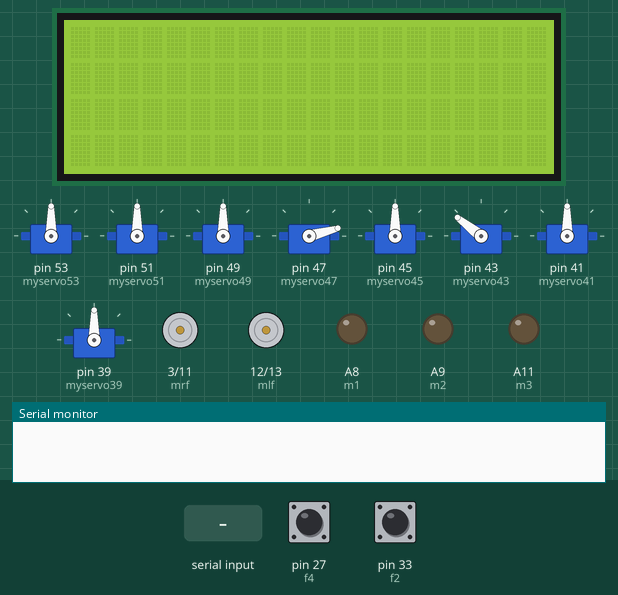
Recording of a sketch running on a simulated Arduino Mega 2560, built with avr-gcc and run on an emulated ATmega2560. Parts: 8 × servo, 20×4 character LCD, motor-driver pin pairs drawn as motors (green arrow = first pin HIGH = forward, orange = second pin HIGH = backward, longer = more drive), output pins drawn as LEDs (lit = HIGH), the last lines printed to the serial monitor. The test bench sets the inputs (shaded band); at power-on: pin 27 (f4) HIGH, pin 33 (f2) HIGH.

Above: at 1.3 s.
1.4 s: "0\n" received over the second serial link
At 2.4 s:
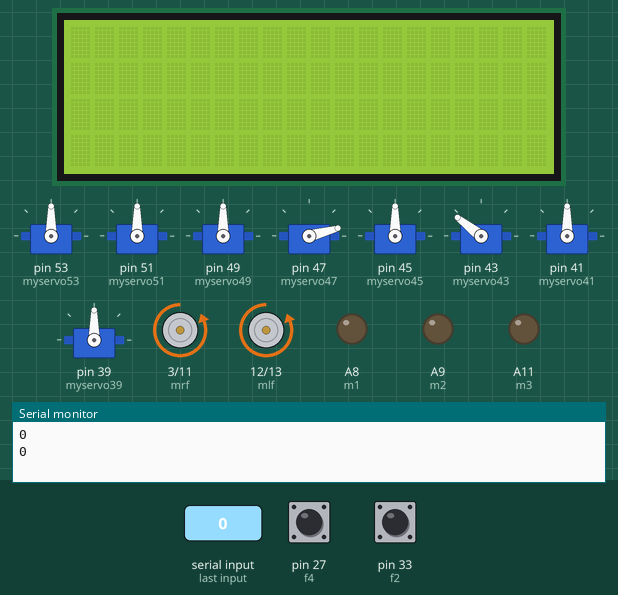
2.9 s: "1\n" received over the second serial link
At 3.6 s:
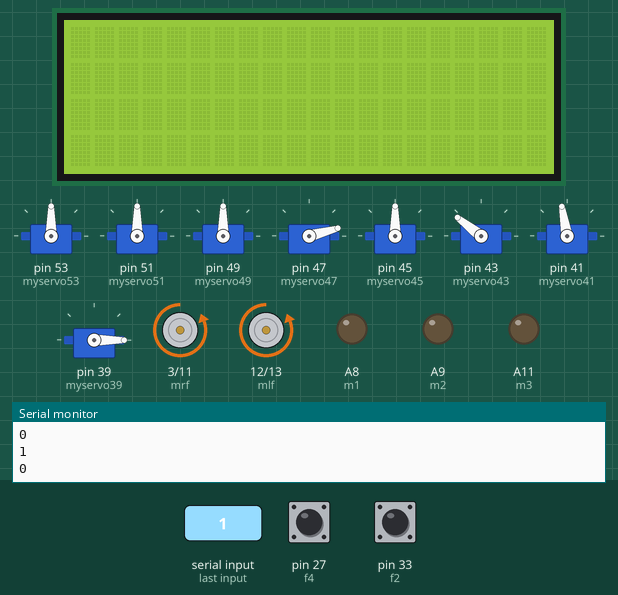
4.4 s: "30,150\n" received over the second serial link
At 4.9 s:
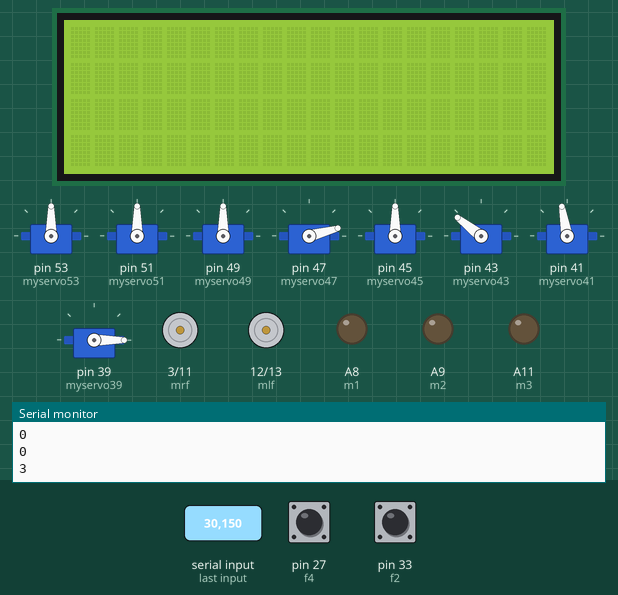
5.9 s: "2\n" received over the second serial link
At 7.1 s:
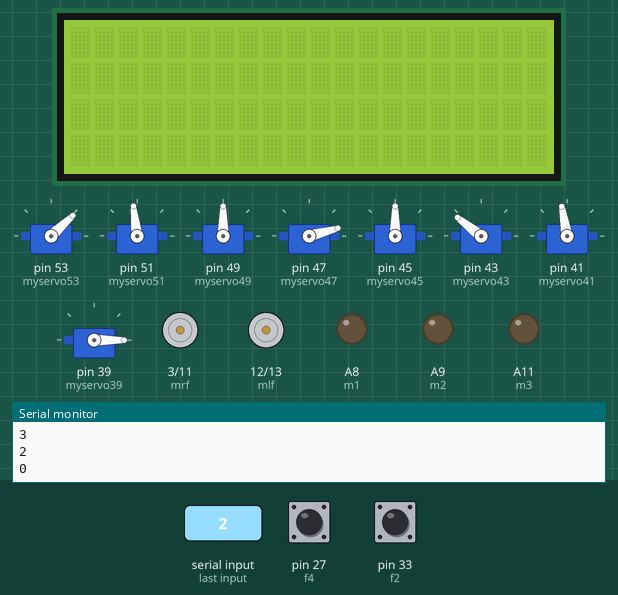
7.4 s: "4\n" received over the second serial link
At 8.2 s:
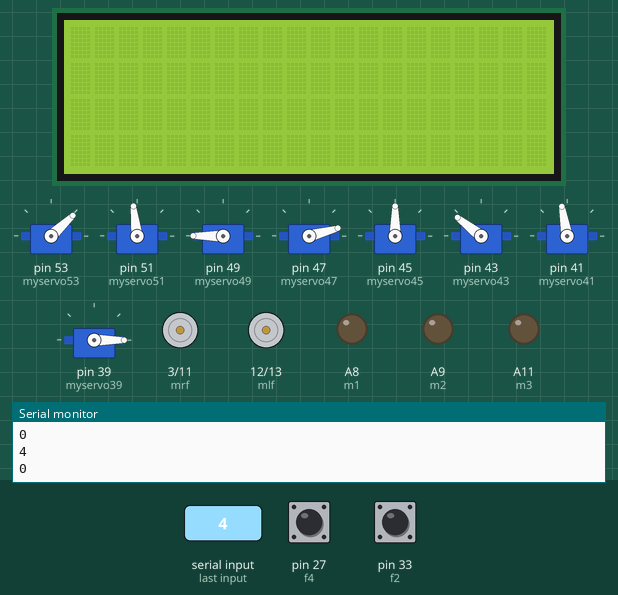
8.9 s: "1\n" received over the second serial link
At 9.4 s:
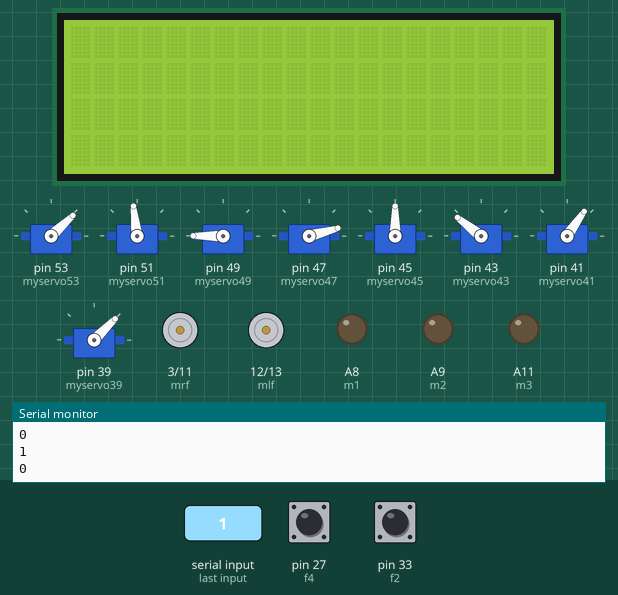
Timing chart, 0 to 11.4 s (numbered marks = the images above; inputs shaded):
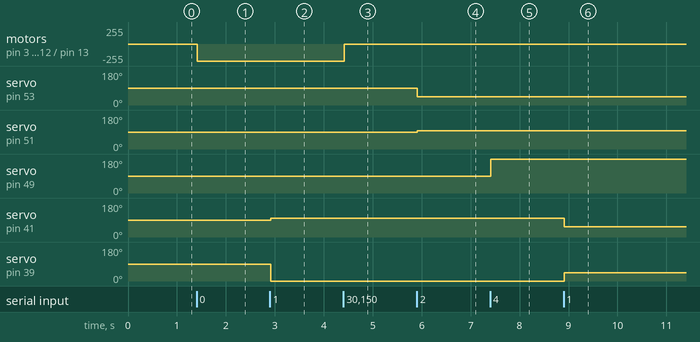

Measured:
- after the input at 1.4 s, motor on pin 3 (mrf) / pin 11 (mrb), motor on pin 12 (mlf) / pin 13 (mlb): stopped → backward 255/255 at once
- after the input at 2.9 s, servo on pin 41 (myservo41): 90° → 100° at once; servo on pin 39 (myservo39): 90° → 0° at once
- after the input at 4.4 s, motor on pin 3 (mrf) / pin 11 (mrb), motor on pin 12 (mlf) / pin 13 (mlb): backward 255/255 → stopped at once
- after the input at 5.9 s, servo on pin 53 (myservo53): 90° → 43° at once; servo on pin 51 (myservo51): 90° → 97° at once
- after the input at 7.4 s, servo on pin 49 (myservo49): 90° → 180° at once
- after the input at 8.9 s, servo on pin 41 (myservo41): 100° → 55° at once; servo on pin 39 (myservo39): 0° → 45° at once

The sketch:

arduino_mega_code.ino
```cpp
#include <Servo.h>
#include <Wire.h>
#include <LiquidCrystal_I2C.h>
LiquidCrystal_I2C lcd(0x27, 20, 4);
String readString;
int mrf = 3;
int mrb = 11;
int mlf = 12;
int mlb = 13;
int f1 = 23;
int f2 = 33;
int f3 = 31;
int f4 = 27;
int m1 = A8;
int m2 = A9;
int m4 = A10;
int m3 = A11;
int f1_s = 0;
int f2_s = 0;
int f3_s = 0;
int f4_s = 0;
int prev = 0;
int prev_2 = 0;
//int r1 = ;
//int r2 =;
int s = 50;
bool flag_test = false;
bool flag_4 = false;
bool flag_6 = false;
bool flag_2 = false;
bool flag_0 = false;
bool flag1 = false;
bool flag2 = false;
bool flag3 = false;
bool flag4 = false;
bool flag5 = false;
bool flag6 = false;
bool flag7 = false;
bool flag8 = false;
Servo myservo51;  // create servo object to control a servo
Servo myservo53;// create servo object to control a servo
Servo myservo49;  // create servo object to control a servo
Servo myservo47;  // create servo object to control a servo
Servo myservo45;  // create servo object to control a servo
Servo myservo43;  // create servo object to control a servo
Servo myservo41;  // create servo object to control a servo
Servo myservo39;
//void saker_r() {
//  digitalWrite(r1, LOW);
//  digitalWrite(r2, LOW);
//  }
//  void hil_r() {
//  digitalWrite(r1, HIGH);
//  digitalWrite(r2, HIGH);
//  }
void emergency_stop() {
  digitalWrite(mrf, LOW);
  digitalWrite(mrb, LOW);
  digitalWrite(mlf, LOW);
  digitalWrite(mlb, LOW);
  myservo53.detach();  // attaches the servo on pin 9 to the servo object
  myservo51.detach();  // attaches the servo on pin 9 to the servo object
  myservo49.detach();  // attaches the servo on pin 9 to the servo object
  myservo47.detach();  // attaches the servo on pin 9 to the servo object
  myservo45.detach();  // attaches the servo on pin 9 to the servo object
  myservo43.detach();  // attaches the servo on pin 9 to the servo object
  myservo41.detach();  // attaches the servo on pin 9 to the servo object
  myservo39.detach();   // attaches the servo on pin 9 to the servo object

}
void up_right(int vit) {
  analogWrite(mrf, vit + 50);
  analogWrite(mrb, 0);
  analogWrite(mlf, 0);
  analogWrite(mlb, vit - 50);
}
void up_left(int vit) {
  analogWrite(mrf, vit - 50);
  analogWrite(mrb, 0);
  analogWrite(mlf, 0);
  analogWrite(mlb, vit + 50);
}

void back_right(int vit) {
  analogWrite(mrf, 0);
  analogWrite(mrb, vit - 50);
  analogWrite(mlf, vit + 50);
  analogWrite(mlb, 0);
}
void back_left(int vit) {
  analogWrite(mrf, 0);
  analogWrite(mrb, vit + 50);
  analogWrite(mlf, vit - 50);
  analogWrite(mlb, 0);
}
void down_1() {
  f2_s = digitalRead(f2);
  if (f2_s == 0) {
    f2_s = digitalRead(f2);
    digitalWrite(m1, HIGH);
    digitalWrite(m2, LOW);

  }
  else {
    f2_s = digitalRead(f2);
    digitalWrite(m1, LOW);
    digitalWrite(m2, LOW);
  }

}
void up_1() {
  f1_s = digitalRead(f1);
  if (f1_s == 0) {
    f1_s = digitalRead(f1);
    digitalWrite(m1, LOW);
    digitalWrite(m2, HIGH);

  } else {
    f1_s = digitalRead(f1);
    digitalWrite(m1, LOW);
    digitalWrite(m2, LOW);

  }

}
void down_2() {

  f4_s = digitalRead(f4);
  if (f4_s == 1) {
    f4_s = digitalRead(f4);
    digitalWrite(m3, LOW);
    digitalWrite(m4, HIGH);

  }
  else {
    f4_s = digitalRead(f4);
    digitalWrite(m3, LOW);
    digitalWrite(m4, LOW);

  }


}
void up_2() {
  f3_s = digitalRead(f3);
  if (f3_s == 1) {
    f3_s = digitalRead(f3);
    digitalWrite(m3, HIGH);
    digitalWrite(m4, LOW);

  }
  else {
    f3_s = digitalRead(f3);
    digitalWrite(m3, LOW);
    digitalWrite(m4, LOW);

  }
}
void hell_nos() {
  myservo47.write(15);
  myservo43.write(142);

}
void saker_nos() {
  myservo47.write(37);
  myservo43.write(122);

}
void open_ps() {
  myservo41.write(55);
  myservo39.write(45);

}
void close_ps() {
  myservo41.write(100);
  myservo39.write(0);

}
void hell_system2() {
  myservo49.write(180);

}
void saker_system2() {
  myservo49.write(70);

}
void saker_kabechalouta() {
  myservo53.write(43);
  myservo51.write(97);

}
void hell_kabechalouta() {
  myservo53.write(150);
  myservo51.write(0);

}
void Stop() {
  digitalWrite(mrf, 0);
  digitalWrite(mrb, 0);
  digitalWrite(mlf, 0);
  digitalWrite(mlb, 0);
}
void backward() {
  digitalWrite(mrf, HIGH);
  digitalWrite(mrb, 0);
  digitalWrite(mlf, HIGH);
  digitalWrite(mlb, 0);
}
void forward() {
  digitalWrite(mrf, 0);
  digitalWrite(mrb, HIGH);
  digitalWrite(mlf, 0);
  digitalWrite(mlb, HIGH);
}
void left() {
  digitalWrite(mrf, 0);
  digitalWrite(mrb, HIGH);
  digitalWrite(mlf, HIGH);
  digitalWrite(mlb, 0);
}
void right() {
  digitalWrite(mrf, HIGH);
  digitalWrite(mrb, 0);
  digitalWrite(mlf, 0);
  digitalWrite(mlb, HIGH);
}
void setup() {
  // put your setup code here, to run once:
  Serial1.begin(9600);
  Serial.begin(9600);
  Serial1.setTimeout(10);
  hell_nos();
  pinMode(mrf, OUTPUT);
  pinMode(mrb, OUTPUT);
  pinMode(mlf, OUTPUT);
  pinMode(mlb, OUTPUT);
  pinMode(m1, OUTPUT);
  pinMode(m2, OUTPUT);
  pinMode(m3, OUTPUT);
  pinMode(m3, OUTPUT);
  pinMode(f1, INPUT_PULLUP);
  pinMode(f2, INPUT_PULLUP);
  pinMode(f3, INPUT_PULLUP);
  pinMode(f4, INPUT_PULLUP);
  myservo53.attach(53);  // attaches the servo on pin 9 to the servo object
  myservo51.attach(51);  // attaches the servo on pin 9 to the servo object
  myservo49.attach(49);  // attaches the servo on pin 9 to the servo object
  myservo47.attach(47);  // attaches the servo on pin 9 to the servo object
  myservo45.attach(45);  // attaches the servo on pin 9 to the servo object
  myservo43.attach(43);  // attaches the servo on pin 9 to the servo object
  myservo41.attach(41);  // attaches the servo on pin 9 to the servo object
  myservo39.attach(39);   // attaches the servo on pin 9 to the servo object
  lcd.init();                      // initialize the lcd
  lcd.init();
  // Print a message to the LCD.
  lcd.backlight();
  lcd.setCursor(15, 3);
}
void loop() {
  if (Serial1.available() > 0) {
    String str = Serial1.readString();
    str.trim();
    //Serial.println(str);
    long int value = (str.toInt());
    //int x = value / 100000;
    //int y = (value % 100000) / 100;
    int butoons = value % 10;
    int new_butt = (value % 100) / 10;


    switch (butoons ) {
      case 1: if (1  == prev) {} else {
          flag1 = !flag1;
          if (flag1) {
            close_ps();
          } else {
            open_ps();
          }
        }
        break;
      case 2: if (2  == prev) {} else {
          flag2 = !flag2;
          if (flag2) {
            saker_kabechalouta();
          } else {
            hell_kabechalouta();
          }
        }
        break;
      case 3: if (3  == prev) {} else {
          flag3 = !flag3;
          if (flag3) {
            hell_nos();
          } else {
            saker_nos();
          }
        }
        break;
      case 4: if (4  == prev) {} else {
          flag4 = !flag4;
          if (flag4) {
            hell_system2();
          } else {
            saker_system2();
          }
        }
        break;
      case 5: if (5  == prev) {} else {
          flag5 = !flag5;

        }
        break;
      case 6: if (6  == prev) {} else {
          flag6 = !flag6;

        }
        break;
      case 7: if (7  == prev) {} else {
          flag7 = !flag7;
        }
        break;
        //case 8:   close_ps(); break;
        //case 9:               break;
    }
    Serial.println(butoons);

    if (flag5) {
      up_1();
    } else {
      down_1();
    }
    if (flag6) {
      up_2();
    } else {
      down_2();
    }
    if (flag7 == false) {
      Serial.print(new_butt);
      if (new_butt == 1 || new_butt == 3 || new_butt == 5 || new_butt == 7 ) {

        flag_test = true;
      }
      if (new_butt == 8) {
        flag_test = false;
      }
      if (flag_test ==  true) {
        new_butt = 8;
      }
      switch (new_butt) {

        case 0: forward(); break;
        case 2: right(); break;
        case 4: backward(); break;
        case 6: left(); break;
        case 8: Stop(); break;

        default: break;
      }
      Serial.println(" ");
    } else {
      switch (new_butt) {
        case 4: if (prev_2 != 4) {
            flag_4 = flag_4;
            if (flag_4 == flag_0) {
              Serial.print("nakes 10");
              lcd.clear(); s = s - 10; delay(150); lcd.setCursor(10, 2);  lcd.print(s);
            }
          }
          break;
        case 0: if (prev_2 != 0) {
            flag_0 = flag_0;
            if (flag_0 == flag_0) {
              Serial.print("zid 10");

              lcd.clear(); s = s + 10; delay(150); lcd.setCursor(10, 2);  lcd.print(s);
            }
          }
          break;

        case 2: if (prev_2 != 2) {
            flag_2 = flag_2;
            if (flag_2 == flag_2) {
              Serial.print("zid 1");

              lcd.clear(); s = s + 1; delay(150); lcd.setCursor(10, 2);  lcd.print(s);
            }
          }
          break;
        case 6: if (prev_2 != 6) {
            flag_6 = flag_6;
            if (flag_6 == flag_6) {
              Serial.print("nakes 1");

              lcd.clear(); s = s - 1; delay(150); lcd.setCursor(10, 2);  lcd.print(s);
            }
          }
          break;
      }
    }

    prev_2 = new_butt;
    prev = butoons;

  }
}
```
